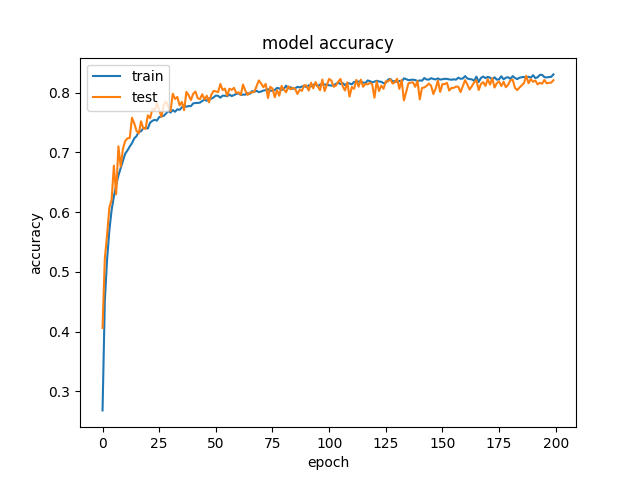

Write the Python code that produced this figure.
#A simple Convolutional Neural Network on Cifar-10 dataset.
import numpy as np 
import scipy.ndimage
from keras.models import Sequential
from keras.layers import Convolution2D, MaxPooling2D, GlobalMaxPooling2D
from keras.layers import Dense, Dropout, Activation, Flatten
from keras.utils import np_utils
import matplotlib
matplotlib.use('Agg')
import matplotlib.pyplot as plt
from keras.preprocessing.image import ImageDataGenerator

from keras.datasets import cifar10
(X_train, Y_train), (X_test, Y_test) = cifar10.load_data()
num_train, img_channels, img_rows, img_cols =  X_train.shape
num_test, _, _, _ =  X_train.shape
num_classes = len(np.unique(Y_train))

X_train = X_train.astype('float32')/255
X_test = X_test.astype('float32')/255

# convert class labels to binary class labels
Y_train = np_utils.to_categorical(Y_train, num_classes)
Y_test = np_utils.to_categorical(Y_test, num_classes)

model = Sequential()
model.add(Convolution2D(48, 3, 3, border_mode = 'same', activation = 'relu', input_shape = (32, 32, 3)))
model.add(Convolution2D(48, 3, 3, border_mode = 'same', activation = 'relu'))
model.add(MaxPooling2D(pool_size = (2,2)))
model.add(Dropout(0.5))
model.add(Convolution2D(96, 3, 3, border_mode = 'same', activation = 'relu'))
model.add(Convolution2D(96, 3, 3, border_mode = 'same', activation = 'relu'))
model.add(MaxPooling2D(pool_size = (2,2)))
model.add(Dropout(0.5))
model.add(Convolution2D(192, 3, 3, border_mode = 'same', activation = 'relu'))
model.add(Convolution2D(192, 3, 3, border_mode = 'same', activation = 'relu'))
model.add(MaxPooling2D(pool_size=(2, 2)))
model.add(Dropout(0.5))
model.add(Flatten())
model.add(Dense(512, activation = 'relu'))
model.add(Dropout(0.5))
model.add(Dense(256, activation = 'relu'))
model.add(Dropout(0.5))
model.add(Dense(10,activation = 'softmax'))

model.compile(loss = 'categorical_crossentropy', optimizer = 'adam', metrics = ['accuracy'])


datagen = ImageDataGenerator(zoom_range=0.2, 
							 horizontal_flip=True)

model_history = model.fit_generator(datagen.flow(X_train, Y_train, 
	batch_size = 128),
	samples_per_epoch = X_train.shape[0],
	epochs = 200, 
	validation_data = (X_test, Y_test), 
	# nb_val_samples = X_test.shape[0],
	verbose = 1)

print(model_history.history.keys())

plt.plot(model_history.history['acc'])
plt.plot(model_history.history['val_acc'])
plt.title('model accuracy')
plt.ylabel('accuracy')
plt.xlabel('epoch')
plt.legend(['train', 'test'], loc='upper left')
plt.savefig('convNetGPU.png')

#Save the weights
model.save_weights('../convNetGPU.h5')

